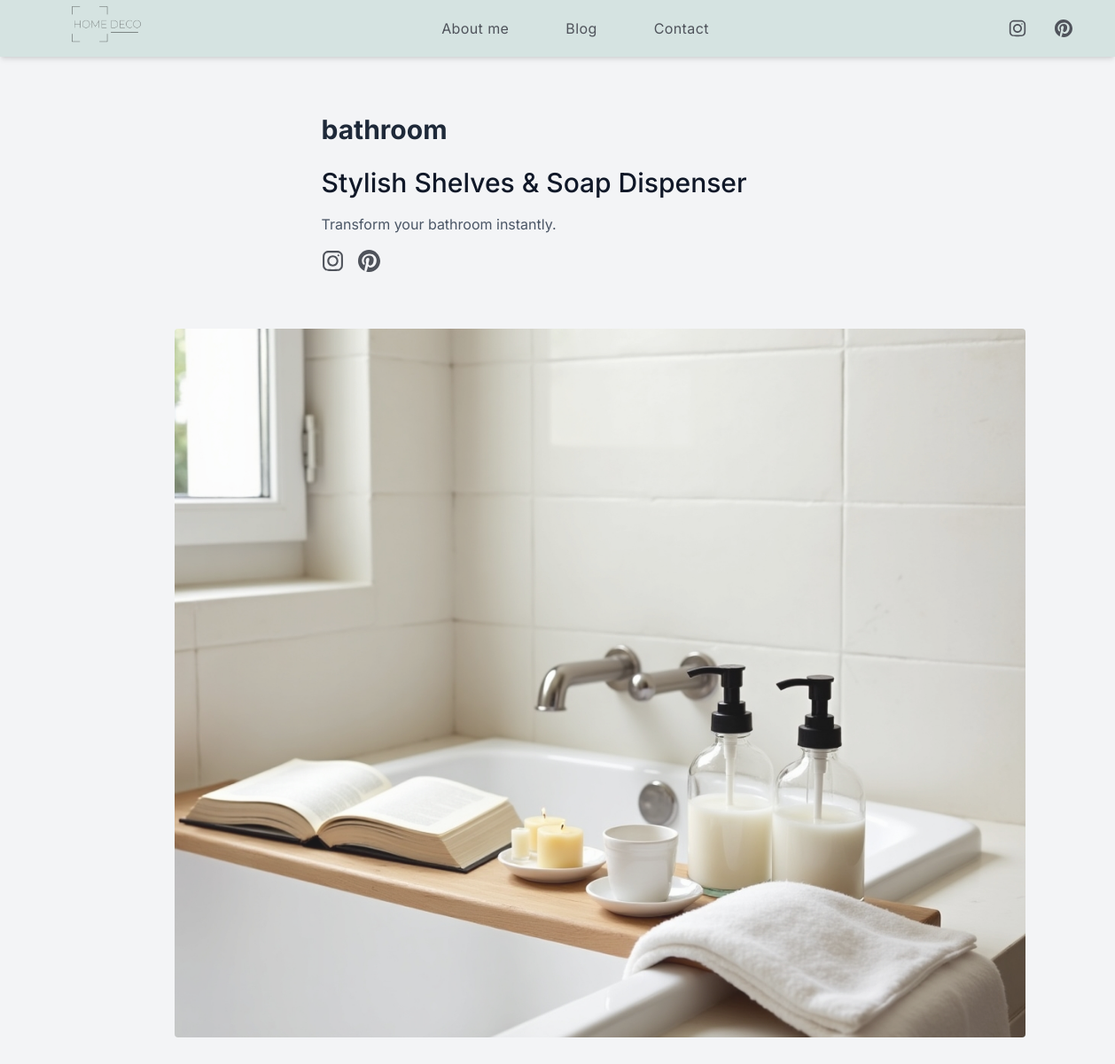
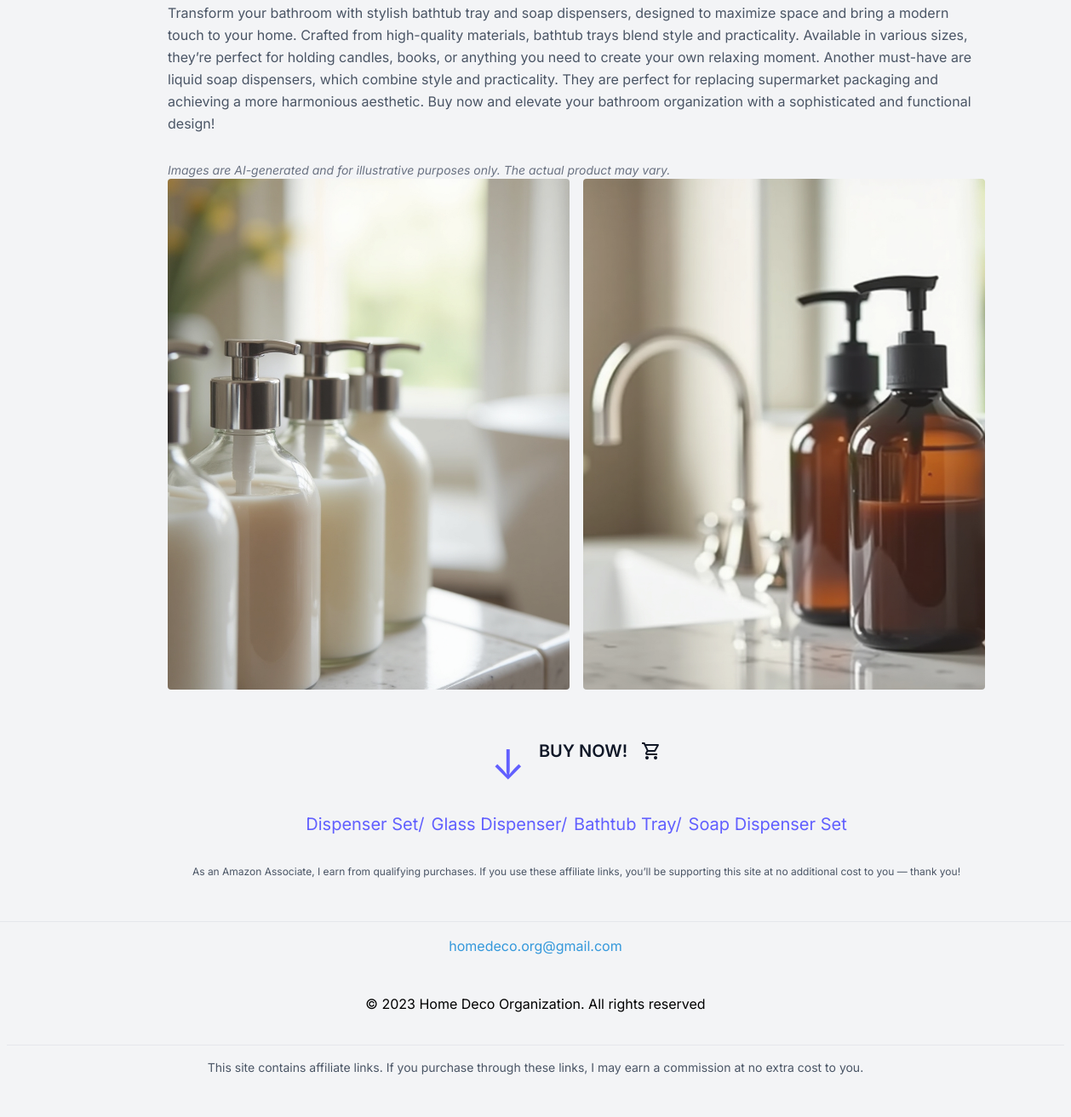
Page /post/9 on the committed database (2 pictures, top to bottom).
### models.py (models this page shows)
class Post(db.Model):
    id = db.Column(db.Integer, primary_key=True)
    title = db.Column(db.String(100), nullable=False)
    description = db.Column(db.Text, nullable=False)
    slug = db.Column(db.String(50), nullable=False)
    image1 = db.Column(db.String(200))
    alttitle1 = db.Column(db.String(100))
    image2 = db.Column(db.String(200))
    alttitle2 = db.Column(db.String(100))
    image3 = db.Column(db.String(200))
    alttitle3 = db.Column(db.String(100))
    link1 = db.Column(db.String(200))
    label1 = db.Column(db.String(100), nullable=False)
    link2 = db.Column(db.String(200))
    label2 = db.Column(db.String(100), nullable=False)
    link3 = db.Column(db.String(200))
    label3 = db.Column(db.String(100), nullable=False)
    link4 = db.Column(db.String(200))
    label4 = db.Column(db.String(100), nullable=False)
    frase1 = db.Column(db.String(200), nullable=False)
    frase2 = db.Column(db.String(200), nullable=True)

### app.py (the view)
@app.route('/post/<int:id>', methods=['GET'])
def view_post(id):
        try:
            post = Post.query.get_or_404(id)
            return render_template('post.html', post=post)
        except Exception as e:
            print(f"Error retrieving post: {e}")
            return render_template('error.html', message="Post not found")

### templates/post.html
{% extends "layout.html" %}
{% block content %}
<section class="text-gray-600 md:ml-12 flex flex-col items-center justify-center w-screen">
  <div class="pt-32 px-8 md:px-0 w-full md:w-2/3 lg:w-1/2">
    <div class="flex flex-col justify-start text-left mb-16 ">
      <h3 class="text-3xl font-bold mb-6 text-gray-800">{{ post.slug }}</h3>
      <h1 class="sm:text-3xl text-2xl font-medium title-font mb-4 text-gray-900 text-left">{{ post.title}}</h1>
      <p class="leading-relaxed text-base text-left">{{ post.frase1 }}</p>
      <ul class="flex flex-row mt-4">
        <li class="pr-4 cursor-pointer"><a href="https://www.instagram.com/homedecoorganization/"
     target="_blank" rel="noopener noreferrer"><img src="{{ url_for('static', filename='images/IG.svg') }}" alt="Share with Instagram" width=25px ></a></li>
        <li class="pr-4 cursor-pointer"><a id="share-pinterest" href="https://www.pinterest.com/homedecoorganization/"
     target="_blank" rel="noopener noreferrer"><img src="{{ url_for('static', filename='images/pinterest.svg') }}" alt="Share with Pinterest" width=25px ></a></li>
        </ul>
    </div>
  </div>
  <div class="px-8 py-0 flex flex-wrap md:flex-nowrap md:items-start md:justify-start md:flex-col max-w-screen-lg">
    <div class="w-full">
      <div class="flex flex-wrap w-full bg-gray-100 py-32 px-10 relative mb-4 h-[500px] md:h-[800px] rounded">
        <img alt="{{ post.alttitle1 }}" class="w-full object-cover h-full object-center block opacity-90 absolute inset-0 rounded" src="{{ post.image1 }}">
      </div>
     <p class="py-4 leading-relaxed text-base text-left mb-4">{{ post.description }}</p>
      <p class="text-sm text-gray-500 mt-4 italic">
  Images are AI-generated and for illustrative purposes only. The actual product may vary.
</p>
      <div class="flex flex-wrap -mx-2 gap-4 md:gap-0">
        <div class="px-2 w-full md:w-1/2">
          <div class="flex flex-wrap w-full bg-gray-100 sm:py-24 py-16 sm:px-10 px-6 relative h-[500px] md:h-[600px] rounded">
            <img alt="{{ post.alttitle2 }}" class="w-full object-cover h-full object-center block opacity-90 absolute inset-0 rounded" src="{{ post.image2 }}">
          </div>
        </div>
        <div class="px-2 w-full md:w-1/2">
          <div class="flex flex-wrap w-full bg-gray-100 sm:py-24 py-16 sm:px-10 px-6 relative h-[500px] md:h-[600px] rounded">
            <img alt="{{ post.alttitle3 }}" class="w-full object-cover h-full object-center block opacity-90 absolute inset-0 rounded" src="{{ post.image3 }}">
          </div>
        </div>
        <div class="flex items-center flex-row justify-center gap-4 cursor-pointer w-full py-8 ">
          <div class="flex justify-center mt-8">
            <div class="animate-bounce text-5xl text-indigo-500 cursor-default">
              ↓
            </div>
          </div>
          <h3 class="text-xl font-semibold text-gray-900 cursor-default">BUY NOW!</h3>
          <img src="{{ url_for('static', filename='images/shopping2.svg') }}" alt="shop icon" class="cursor-default">
        </div>
        <div class="flex items-center flex-col md:flex-row justify-center gap-2 cursor-pointer w-full">
          <a href="{{ post.link1 }}" target="_blank" class="text-indigo-500 hover:underline text-xl" rel="nofollow">{{ post.label1 }}/</a>
          <a href="{{ post.link2 }}" target="_blank" class="text-indigo-500 hover:underline text-xl" rel="nofollow">{{ post.label2 }}/</a>
          <a href="{{ post.link3 }}" target="_blank" class="text-indigo-500 hover:underline text-xl" rel="nofollow">{{ post.label3 }}/</a>
          <a href="{{ post.link4 }}" target="_blank" class="text-indigo-500 hover:underline text-xl" rel="nofollow">{{ post.label4 }}</a>
        </div>
      </div>
    <p class="pb-8 leading-relaxed py-8 text-xs text-center">{{ post.frase2}}</p>
    </div>
  </div>
</section>
{% endblock %}

### static/css/main.css (style rules this page uses)
* { font-family: "inter", sans-serif; }

### rows in the picture
Post: slug "bathroom", title "Stylish Shelves & Soap Dispenser", frase1 "Transform your bathroom instantly.", description "Transform your bathroom with stylish bathtub tray and soap dispensers, designed to maximize space and bring a modern touch to your home. Crafted from high-quality materials, bathtub trays blend style and practicality. Available in various sizes, they’re perfect for holding candles, books, or anything you need to create your own relaxing moment. Another must-have are liquid soap dispensers, which combine style and practicality. They are perfect for replacing supermarket packaging and achieving a more harmonious aesthetic. Buy now and elevate your bathroom organization with a sophisticated and functional design!", image2 (picture), image3 (picture), label1 "Dispenser Set", label2 "Glass Dispenser", label3 "Bathtub Tray", label4 "Soap Dispenser Set", frase2 "As an Amazon Associate, I earn from qualifying purchases. If you use these affiliate links, you’ll be supporting this site at no additional cost to you — thank you!"
